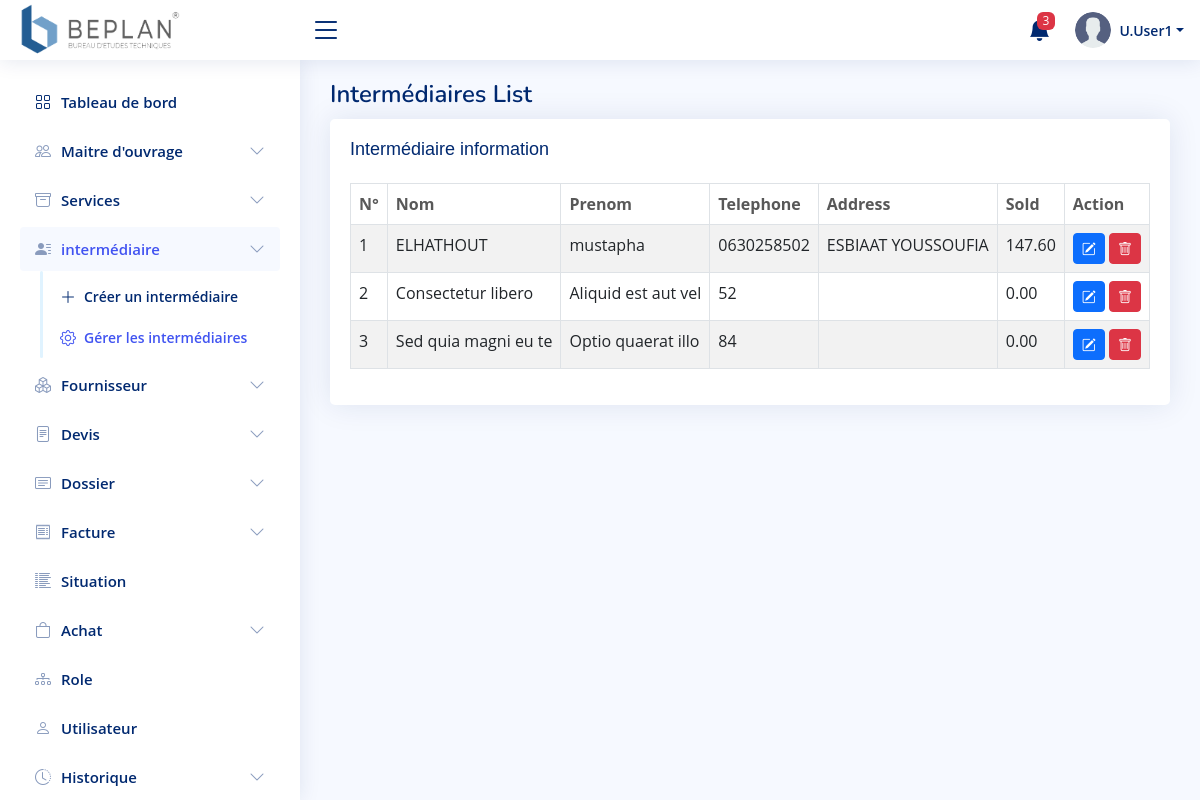
Page /broker-view.php (signed in) on the committed database.
### tables this page shows
CREATE TABLE `users` (
  `id` int(11) NOT NULL,
  `prenom` varchar(50) NOT NULL,
  `nom` varchar(50) NOT NULL,
  `email` varchar(100) DEFAULT NULL,
  `tel` varchar(15) DEFAULT NULL,
  `username` varchar(50) NOT NULL,
  `password` varchar(255) NOT NULL,
  `date` datetime NOT NULL DEFAULT current_timestamp(),
  `last_login` datetime NOT NULL,
  `status` tinyint(1) NOT NULL DEFAULT 1
);

CREATE TABLE `broker` (
  `id` int(11) NOT NULL,
  `nom` varchar(100) NOT NULL,
  `prenom` varchar(100) NOT NULL,
  `phone` varchar(15) NOT NULL,
  `address` varchar(255) NOT NULL,
  `sold` decimal(10,2) NOT NULL DEFAULT 0.00
);

### functions.php (called while the page is built, shortened)
<?php
function getUserRoleId($user_id){
    $cnx = new mysqli(DATABASE_HOST,DATABASE_USER, DATABASE_PASS,DATABASE_NAME);
    $query ="SELECT * FROM `user_role` WHERE `user_id` = $user_id";
    $res = mysqli_query($cnx,$query);
    $row = mysqli_fetch_assoc($res);
    $role_id = $row["role_id"];
    return $role_id;
}
function getUser($user_id){
    $cnx = new mysqli(DATABASE_HOST,DATABASE_USER, DATABASE_PASS,DATABASE_NAME);
    $query = "SELECT * FROM `users` WHERE `id`= '$user_id'";
    $res = mysqli_query($cnx, $query);
    $row = mysqli_fetch_assoc($res);
    return $row;
}
function getNotifCount(){
    $cnx = new mysqli(DATABASE_HOST,DATABASE_USER, DATABASE_PASS,DATABASE_NAME);
    $query = "CALL `sp_getNotifications`();";
    $res = mysqli_query($cnx, $query);
    $num = mysqli_num_rows($res);
    return $num + notifInvNumRows() ;
}
function notifInvNumRows(){
    $cnx = new mysqli(DATABASE_HOST,DATABASE_USER, DATABASE_PASS,DATABASE_NAME);
    $query = "CALL `sp_getInvoiceNotifications`();";
    $res = mysqli_query($cnx, $query);
    $num = mysqli_num_rows($res);
    return $num;
}
function getBrokerData(){
    $cnx = new mysqli(DATABASE_HOST,DATABASE_USER, DATABASE_PASS,DATABASE_NAME);
    $query = "SELECT * FROM `broker` ";
    $res = mysqli_query($cnx,$query);
    return $res;
}
?>

### check-role.php (called while the page is built)
<?php
$user_id = $_SESSION['user_id'];
$role_id = getUserRoleId($user_id);
$role = new Role();
$role = $role->getRolePerms($role_id);
?>

### classes/role.class.php (called while the page is built, shortened)
<?php
class Role{
    public $permissions;
    public function __construct()
    {
        $this->permissions=array();
    }
    public static function getRolePerms($roleid){
        $cnx = new mysqli(DATABASE_HOST,DATABASE_USER, DATABASE_PASS,DATABASE_NAME);
        $role = new Role();
        $query = "SELECT t2.perm_desc FROM `role_perm` as t1
                  JOIN `permissions` as t2 ON t1.perm_id = t2.id
                  WHERE t1.role_id = $roleid";
        $res = mysqli_query($cnx,$query);
        while($row = mysqli_fetch_assoc($res)){
            $role->permissions[$row['perm_desc']] = true;
        }
        return $role;
    }
    public function hasPerm($permission){
        return isset($this->permissions[$permission]);
    }
}
?>

### broker-view.php (the view, shortened to what this page needs)
<?php
include 'header.php';
?>
<div class="pagetitle">
    <h1>Intermédiaires List</h1>
</div>
<section class="section">
    <div class="row">
        <div class="col-lg-12">
            <div class="card">
                <div class="card-body">
                    <h3 class="card-title">Intermédiaire information</h3>
                    <div class="tab-content" id="brokers-content">
                        <div class="overflow-auto">
                            <div>
                                <table id="brokersTable" class="table table-hover table-bordered table-striped" style="width:100%">
                                    <thead>
                                        <tr>
                                            <th>
                                                <a href="#">N°</a>
                                            </th>
                                            <th>
                                                <a href="#">Nom</a>
                                            </th>
                                            <th>
                                                <a href="#">Prenom</a>
                                            </th>
                                            <th>
                                                <a href="#">Telephone</a>
                                            </th>
                                            <th>
                                                <a href="#">Address</a>
                                            </th>
                                            <th>
                                                <a href="#">Sold</a>
                                            </th>
                                            <th>
                                                <a href="#">Action</a>
                                            </th>
                                        </tr>
                                    </thead>
                                    <tbody>
                                        <?php
                                            $res = getBrokerData();
                                            $check_edit =  ($role->hasPerm('edit broker')) ? "":"hide-element";
                                            $check_delete = ($role->hasPerm('delete broker')) ? "":"hide-element";
                                            $number = 1;
                                            $html = '';
                                            while($row = mysqli_fetch_assoc($res)){
                                                $html .= '<tr>';
                                                $html .= '<td>'.$number.'</td>';
                                                $html .= '<td>'.$row['nom'].'</td>';
                                                $html .= '<td>'.$row['prenom'].'</td>';
                                                $html .= '<td>'.$row['phone'].'</td>';
                                                $html .= '<td>'.$row['address'].'</td>';
                                                $html .= '<td>'.$row['sold'].'</td>';
                                                $html .= '  <td>
                                                                <a href="javascript:void(0);" data-id="'.$row['id'].'" class="btn btn-primary btn-sm editBrokerBtn '.$check_edit.' " title="Modifier Intermédiaire" ><span><i class="bi bi-pencil-square"></i></span></a>
                                                                <a href = "javascript:void(0);" data-id="'.$row['id'].'"  class=" btn btn-danger btn-sm deleteBrokerBtn '.$check_delete.' " title="Supprimer Intermédiaire" ><span><i class="bi bi-trash"></i></span></a>
                                                            </td>';
                                                $html .= '</tr>';
                                                $number++;
                                            }
                                            echo $html;
                                        ?>
                                    </tbody>
                                </table>
                            </div>
                        </div>
                    </div>
                </div>
            </div>
        </div>
    </div>
</section>
<?php include 'footer.php'; ?>

### header.php (shortened to what this page needs)
<?php
$page = substr($_SERVER["SCRIPT_NAME"], strrpos($_SERVER["SCRIPT_NAME"], "/") + 1);
include 'functions.php';
include 'check-role.php';
?>
<!DOCTYPE html>
<html lang="en">
<head>
    <link href="https://cdn.jsdelivr.net/npm/bootstrap@5.2.2/dist/css/bootstrap.min.css" rel="stylesheet">
    <link rel="stylesheet" href="css/styles.css">
    <link rel="stylesheet" href="https://cdnjs.cloudflare.com/ajax/libs/font-awesome/6.2.0/css/all.min.css" />
    <link rel="stylesheet" href="https://cdn.jsdelivr.net/npm/bootstrap-icons@1.9.1/font/bootstrap-icons.css">
    <link rel="stylesheet" href="https://cdn.datatables.net/1.12.1/css/jquery.dataTables.min.css">
    <link rel="stylesheet" type="text/css" href="https://cdn.jsdelivr.net/npm/daterangepicker/daterangepicker.css" />
</head>
<body onload="total_R()">
    <header id="header" class="header fixed-top d-flex align-items-center">
        <div class="d-flex align-items-center justify-content-between">
            <a href="#" class="logo d-flex align-items-center">
                <img src="images/BeplanLogo.png" alt="" class="img-fluid">
            </a>
            <i class="bi bi-list toggle-sidebar-btn"></i>
        </div>
        <nav class="header-nav ms-auto">
            <ul class="d-flex align-items-center">
                <a class="nav-link nav-icon <?= ($role->hasPerm('show notifications')) ? "" : "hide-element" ?>" href="notifications.php" title="Notification">
                    <i class="bi bi-bell-fill"></i>
                    <span class="badge bg-danger badge-number <?= (getNotifCount() == "0") ? "hide-element" : ''; ?> "><?= getNotifCount() ?></span>
                </a>
                <li class="nav-item dropdown pe-3">
                    <a class="nav-link nav-profile d-flex align-items-center pe-0" href="#" data-bs-toggle="dropdown">
                        <img src="images/userImage.png" alt="Profile" class="img-fluid rounded-circle">
                        <?php
                            $user_id = $_SESSION["user_id"];
                            $userInfo = getUser($user_id);
                        ?>
                        <span class="d-none d-md-block dropdown-toggle ps-2"><?= ucfirst(str_split($userInfo["prenom"])[0]) . '.' . ucfirst($userInfo['nom']);?></span>
                    </a>
                </li>
            </ul>
        </nav>
    </header>
    <aside id="sidebar" class="sidebar">
        <ul class="sidebar-nav" id="sidebar-nav">
            <li class="nav-item">
                <a class="nav-link <?= $page == 'dashboard.php' ? 'active' : '' ?> " href="dashboard.php">
                    <i class="bi bi-grid"></i>
                    <span>Tableau de bord</span>
                </a>
            </li>
            <li class="nav-item <?= ($role->hasPerm('show client') || $role->hasPerm('create client')) ? "" : "hide-element" ?> ">
                <a class="nav-link collapsed <?= $page == 'customer-add.php' || $page == 'customer-view.php' ? 'active' : '' ?> " data-bs-target="#customers-nav" data-bs-toggle="collapse" href="#">
                    <i class="bi bi-people"></i><span>Maitre d'ouvrage </span><i class="bi bi-chevron-down ms-auto"></i>
                </a>
            </li>
            <li class="nav-item <?= ($role->hasPerm('show service') || $role->hasPerm('create service')) ? "" : "hide-element" ?>">
                <a class="nav-link collapsed <?= $page == 'services.php' || $page == 'services-view.php' ? 'active' : '' ?>" data-bs-target="#services-nav" data-bs-toggle="collapse" href="#">
                    <i class="bi bi-archive"></i><span>Services</span><i class="bi bi-chevron-down ms-auto"></i>
                </a>
            </li>
            <li class="nav-item <?= ($role->hasPerm('show broker') || $role->hasPerm('create broker')) ? "" : "hide-element" ?>">
                <a class="nav-link collapsed <?= $page == 'broker.php' || $page == 'broker-view.php' ? 'active' : '' ?>" data-bs-target="#broker-nav" data-bs-toggle="collapse" href="#">
                    <i class="bi bi-person-lines-fill"></i><span>intermédiaire</span><i class="bi bi-chevron-down ms-auto"></i>
                </a>
                <ul id="broker-nav" class="nav-content collapse <?= $page == 'broker.php' || $page == 'broker-view.php' ? 'show' : '' ?>" data-bs-parent="#sidebar-nav">
                    <li>
                        <a href="broker.php" class="<?= $page == 'broker.php' ? 'active' : '' ?> <?= ($role->hasPerm('create broker')) ? "" : "hide-element" ?>">
                            <i class="bi bi-plus-lg"></i><span>Créer un intermédiaire</span>
                        </a>
                    </li>
                    <li>
                        <a href="broker-view.php" class="<?= $page == 'broker-view.php' ? 'active' : '' ?> <?= ($role->hasPerm('show service')) ? "" : "hide-element" ?>">
                            <i class="bi bi-gear"></i><span>Gérer les intermédiaires</span>
                        </a>
                    </li>
                </ul>
            </li>
            <li class="nav-item ">
                <a class="nav-link collapsed <?= $page == 'supplier.php' || $page == 'supplier-list.php' || $page == 'category.php' || $page == 'category-list.php' ? 'active' : '' ?>" data-bs-target="#supplier-nav" data-bs-toggle="collapse" href="#">
                    <i class="bi bi-boxes"></i><span>Fournisseur</span><i class="bi bi-chevron-down ms-auto"></i>
                </a>
            </li>
            <li class="nav-item <?= ($role->hasPerm('show devis') || $role->hasPerm('create devis')) ? "" : "hide-element" ?>">
                <a class="nav-link collapsed <?= $page == 'devis.php' || $page == 'devis-view.php' || $page == 'devis-edit.php' || $page == 'devis-show.php' || $page =='payments.php' || $page == 'payment-create.php' ? 'active' : '' ?>" data-bs-target="#devis-nav" data-bs-toggle="collapse" href="#">
                    <i class="bi bi-file-text"></i><span>Devis</span><i class="bi bi-chevron-down ms-auto"></i>
                </a>
            </li>
            <li class="nav-item">
                <a class="nav-link collapsed <?= $page == 'dossier.php' || $page == 'dossier-view.php' || $page == 'dossier-show.php'  ? 'active' : '' ?>" " data-bs-target="#dossier-nav" data-bs-toggle="collapse" href="#">
                    <i class="bi bi-card-text"></i><span>Dossier</span><i class="bi bi-chevron-down ms-auto"></i>
                </a>
            </li>
            <li class="nav-item <?= ($role->hasPerm('show invoice') || $role->hasPerm('create invoice')) ? "" : "hide-element" ?>">
                <a class="nav-link collapsed <?= $page == 'invoice-create.php' || $page == 'invoice-list.php' || $page == 'invoice-edit.php' || $page == 'invoice-view.php'  ? 'active' : '' ?>" data-bs-target="#facture-nav" data-bs-toggle="collapse" href="#">
                    <i class="bi bi-receipt"></i><span>Facture</span><i class="bi bi-chevron-down ms-auto"></i>
                </a>
            </li>
            <li class="nav-item">
                <a class="nav-link collapsed <?= $page == 'situation-list.php' ? 'active' : '' ?> <?= ($role->hasPerm('show situation')) ? "" : "hide-element" ?>" href="situation-list.php">
                    <i class="bi bi-list-columns-reverse"></i>
                    <span>Situation</span>
                </a>
            </li>
            <li class="nav-item <?= ($role->hasPerm('show purchase') || $role->hasPerm('create purchase')) ? "" : "hide-element" ?>">
                <a class="nav-link collapsed <?= $page == 'purchase-create.php' || $page == 'purchase-list.php' || $page == 'purchase-edit.php'   ? 'active' : '' ?>" data-bs-target="#purchase-nav" data-bs-toggle="collapse" href="#">
                    <i class="bi bi-bag"></i><span>Achat</span><i class="bi bi-chevron-down ms-auto"></i>
                </a>
            </li>
            <li class="nav-item">
                <a class="nav-link collapsed <?= $page == 'role-list.php' || $page == 'role-create.php' ? 'active' : '' ?> <?= ($role->hasPerm('show role')) ? "" : "hide-element" ?>" href="role-list.php">
                    <i class="bi bi-diagram-3"></i>
                    <span>Role</span>
                </a>
            </li>
            <li class="nav-item">
                <a class="nav-link collapsed <?= $page == 'user-list.php' || $page == 'user-create.php' ? 'active' : '' ?>  <?= ($role->hasPerm('show user') || $role->hasPerm('create user')) ? "" : "hide-element" ?>" href="user-list.php">
                    <i class="bi bi-person"></i>
                    <span>Utilisateur</span>
                </a>
            </li>
            <li class="nav-item">
                <a class="nav-link collapsed <?= $page == 'customerHistory.php' || $page == 'serviceHistory.php' || $page == 'devisHistory.php' || $page == 'invoiceHistory.php' || $page == 'purchaseHistory.php' || $page == 'brokerHistory.php'   ? 'active' : '' ?><?= $role->hasPerm('show history') ? "" : "hide-element" ?>" data-bs-target="#history-nav" data-bs-toggle="collapse" href="#">
                <i class="bi bi-clock-history"></i><span>Historique</span><i class="bi bi-chevron-down ms-auto"></i>
                </a>
            </li>
        </ul>
    </aside>
    <main id="main" class="main">

### rows in the picture
users: prenom "U", nom "User1"
broker: nom "ELHATHOUT", prenom "mustapha", phone "0630258502", address "ESBIAAT YOUSSOUFIA", sold "147.60"
broker: nom "Consectetur libero", prenom "Aliquid est aut vel", phone "52", sold "0.00"
broker: nom "Sed quia magni eu te", prenom "Optio quaerat illo", phone "84", sold "0.00"

### other values in the picture
getNotifCount() "3"
